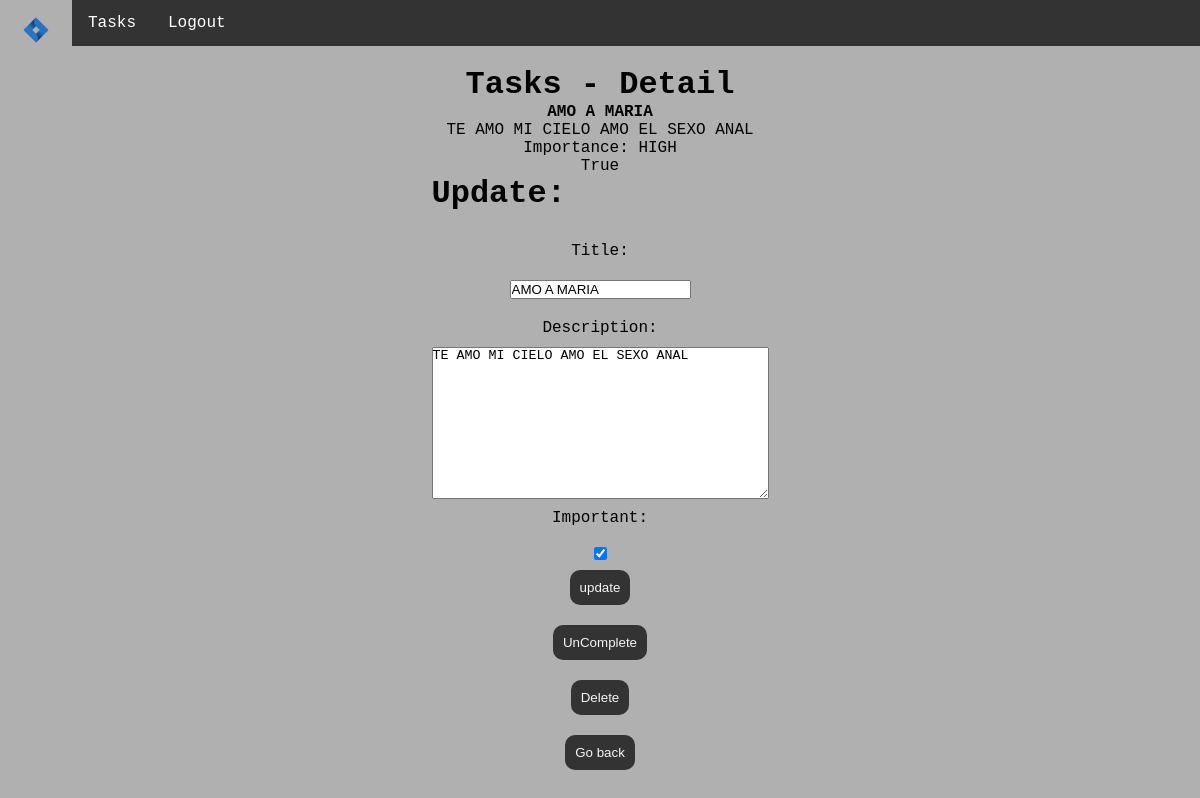
Page /task/2/ (signed in) on the committed database.
### task/models.py (models this page shows, shortened)
class Task(models.Model):
    title = models.CharField(max_length=50)
    description = models.TextField(max_length=500, blank=True)
    created = models.DateTimeField(auto_now_add=True)
    finishdate = models.DateTimeField(null=True)
    important = models.BooleanField(default=False)
    user = models.ForeignKey(User, on_delete=models.CASCADE)

### task/views.py (the view, shortened to what this page needs)
# urls.py: path('task/<int:task_id>/', views.task_details, name='task_details'),
@login_required
def task_details(request, task_id):
    name_site = 'Details'
    if request.method == 'GET':
        task = get_object_or_404(Task, pk=task_id, user=request.user)
        form = TaskForm(instance=task)
        return render(request, 'task_details.html', {
            'task': task,
            'form': form,
            'name_site': name_site,
            })

### task/forms.py
class TaskForm(ModelForm):
    class Meta:
        model = Task
        fields = ['title','description', 'important']

### task/templates/task_details.html (shortened to what this page needs)
{% extends 'base.html' %}
{% load static %}
{% block css %}
<link rel="stylesheet" href="../../static/css/task_details.css">
{% endblock %}
{% block content %}
<div class="task-details">
    <h1 class="task-title">Tasks - Detail</h1>
    <strong>{{task.title}}</strong>
    <p>{{task.description}}</p>
    {% if task.important == True %}
    <p>Importance: HIGH</p>
    {% else %}
    <p>Importance: Normal</p>
    {% endif %}
    {% if task.finishdate != NULL %}
    <p>{{task.important}}</p>
    {% else %}
    <p>It isn't done.</p>
    {% endif %}
</div>
<div class="task_change">
    <h1 class="task-title">Update:</h1>
    <form action="" method="post" class="task-details-update">
        {{form}}
        <button class="button">update</button>
    </form>
    {% if task.finishdate == NULL %}
    <form action="{% url 'task_completed' task.id %}" method="post" class="complete_task">
        {% csrf_token %}
        <button class="button">
            Complete
        </button>
    </form>
    {% else %}
    <form action="{% url 'undo_complete_task' task.id %}" method="post" class="complete_task">
        <button class="button">
            UnComplete
        </button>
    </form>
    {% endif %}
    <form action="{% url 'delete_task' task.id %}" method="post" class="complete_task">
        <button class="button">
            Delete
        </button>
    </form>
</div>
<a href='/task'><button class="button">Go back</button></a>
{% endblock %}

### task/static/css/base.css (style rules this page uses)
:root { --main-bg-color: #b0b0b0; --main-dec-color: #abd91a; }
* { margin: 0; padding: 0; }
body { background-color: var(--main-bg-color); color: black; font-family: 'Courier New', Courier, monospace; }

### task/static/css/task_details.css (style rules this page uses)
.task-details { display: flex; flex-flow: column wrap; align-items: center; justify-content: center; }
.task-details-update { display: flex; flex-flow: column wrap; align-items: center; justify-content: center; margin: 20px 0 20px 0; }
.task-details-update>input { margin: 10px 0 10px 0; }
.task-details-update>label { margin: 10px 0 10px 0; }
.button { padding: 10px; background-color: #333333; color: #f5f5f5; border-radius: 10px; border: none; }
.complete_task { display: flex; align-items: center; justify-content: center; margin: 10px 0 20px 0; }

### rows in the picture
Task: title "AMO A MARIA", description "TE AMO MI CIELO AMO EL SEXO ANAL", important "True", important "☑"
